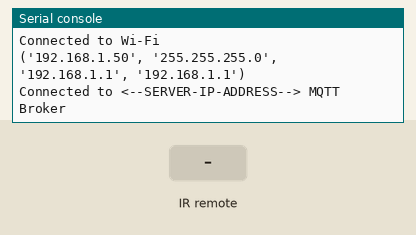
The program below on a simulated Raspberry Pi Pico running MicroPython. Shown: the last lines printed to the serial console. The inputs (shaded band) are chosen by the test bench. WiFi joins after 1.5 s; no MQTT or app messages arrive unless stated.

Above: at 2.8 s.
2.9 s: infrared code 0x16 received
At 4.1 s:
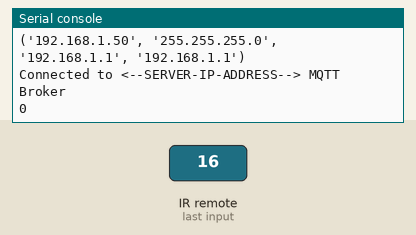
4.4 s: infrared code 0x0C received
At 5.5 s:
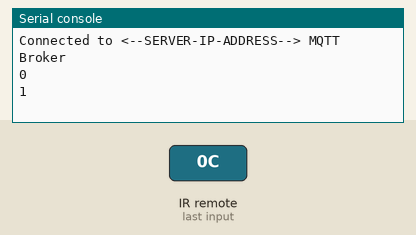

Measured:
- after the input at 2.9 s, the serial console: prints a new line after 0.08 s (image 1)
- after the input at 4.4 s, the serial console: prints a new line after 0.08 s (image 2)

The program:

ir_decode_mqtt.py
```python
import time
from machine import Pin, freq
from ir_rx.print_error import print_error
from ir_rx.nec import NEC_8
from umqtt.simple import MQTTClient
import network

pin_ir = Pin(17, Pin.IN)

def decodeKeyValue(data):
    if data == 0x16:
        return "0"
    if data == 0x0C:
        return "1"
    if data == 0x18:
        return "2"
    if data == 0x5E:
        return "3"
    if data == 0x08:
        return "4"
    if data == 0x1C:
        return "5"
    if data == 0x5A:
        return "6"
    if data == 0x42:
        return "7"
    if data == 0x52:
        return "8"
    if data == 0x4A:
        return "9"
    if data == 0x09:
        return "+"
    if data == 0x15:
        return "-"
    if data == 0x7:
        return "EQ"
    if data == 0x0D:
        return "U/SD"
    if data == 0x19:
        return "CYCLE"
    if data == 0x44:
        return "PLAY/PAUSE"
    if data == 0x43:
        return "FORWARD"
    if data == 0x40:
        return "BACKWARD"
    if data == 0x45:
        return "POWER"
    if data == 0x47:
        return "MUTE"
    if data == 0x46:
        return "MODE"
    return "ERROR"

# User callback
def callback(data, addr, ctrl):
    if data < 0:  # NEC protocol sends repeat codes.
        pass
    else:
        decoded_value = decodeKeyValue(data)
        print(decoded_value)
        client.publish(TOPIC, decoded_value)

ir = NEC_8(pin_ir, callback)  # Instantiate receiver
ir.error_function(print_error)  # Show debug information

# Configure your Wi-Fi credentials
SSID     = '<--WIFI-NETWORK-NAME-->'
PASSWORD = '<--WIFI-PASSWORD-->'

wlan = network.WLAN(network.STA_IF)
wlan.active(True)
wlan.connect(SSID,PASSWORD)

while not wlan.isconnected():
    pass

print('Connected to Wi-Fi')
print(wlan.ifconfig())

# Configure MQTT
SERVER     = '<--SERVER-IP-ADDRESS-->'  # Replace with your MQTT broker IP
CLIENT_ID  = b'PICO'
TOPIC      = b'IR_received_command'
USER      = b'<--MQTT_USER-->'    # Replace with your MQTT username
PASSWORD  = b'<--MQTT_PASSWORD-->'# Replace with your MQTT password

def mqtt_connect():
   client = MQTTClient(CLIENT_ID, SERVER, user=USER, password=PASSWORD, keepalive=3600)
   client.connect()
   print('Connected to %s MQTT Broker'%(SERVER))
   return client

def reconnect():
   print('Failed to connect to the MQTT Broker. Reconnecting...')
   sleep(5)
   machine.reset()

try:
   client = mqtt_connect()
except OSError as e:
   reconnect()

try:
    while True:
        pass
except KeyboardInterrupt:
    ir.close()
```
